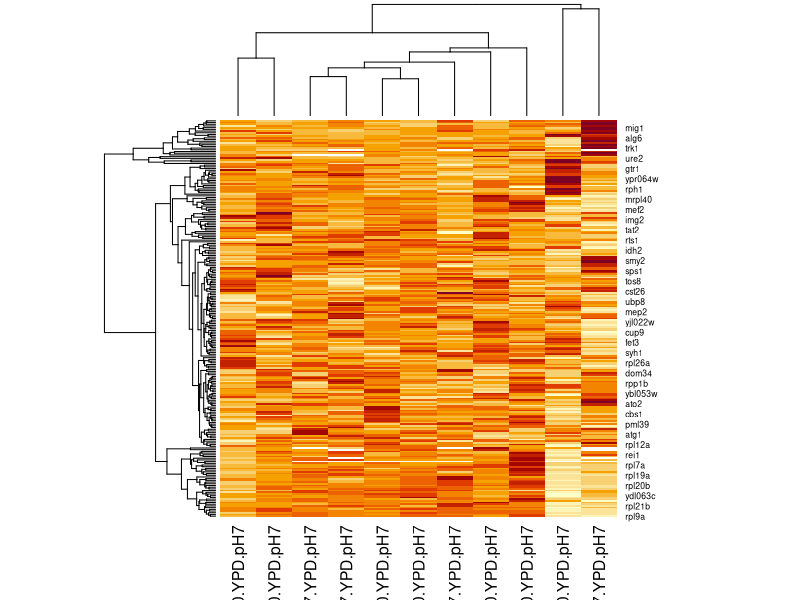

The R source for this figure:
## ---- chunk 1
knitr::opts_chunk$set(echo = TRUE)
## ---- chunk 2
x <- 10 # What type is this? Numeric or Integer?
typeof(x)
y <- 10L
typeof(y)
z <- 1+4i
typeof(z)

# Fill out below this line to try the other 2 data types.

## ---- chunk 3
my_names <- c("Spongebob","Patrick","Plankton","Karen")
my_names
my_ints <- c(1,2,3)
my_ints
## ---- chunk 4
x <- c(1,2,3)
y <- c("a","b","c")
z <- c(TRUE, FALSE, FALSE)
my_data <- data.frame(x,y,z,row.names=c("X","Y","Z"))
my_data
## ---- chunk 5
x <- c(1,2,3)
y <- c("a","b","c")
z <- c(TRUE, FALSE, FALSE)
my_data <- data.frame(x,y,z,row.names=c("X","Y","Z"))
## accessing single columns
my_data$x
## location access / slicing
my_data[1,1]
my_data[1:3,1] # note that this is the same as my_data$x
my_data[,1]
my_data[1,]
## ---- chunk 6
chem_geneDF <- read.csv(file="chemgenomic_data_costanzo2009.csv")
ll_strainsDF <- read.csv(file="NIHMS723630-supplement-2.csv")
## Make all of the gene names lower case to help with matching  
chem_geneDF$Gene <- tolower(chem_geneDF$Gene)
t <- chem_geneDF[match(ll_strainsDF$Genotype,chem_geneDF$Gene),]

## Lets get rid of NAs, Remember to specify the columns still, in these case we want them all so leave column blank   
## like this [row,]  
t <- t[!is.na(t$Gene),]
HM <- t[,3:13]
rownames(HM) <- t$Gene
my_hm <- as.matrix(HM)
heatmap(my_hm)


